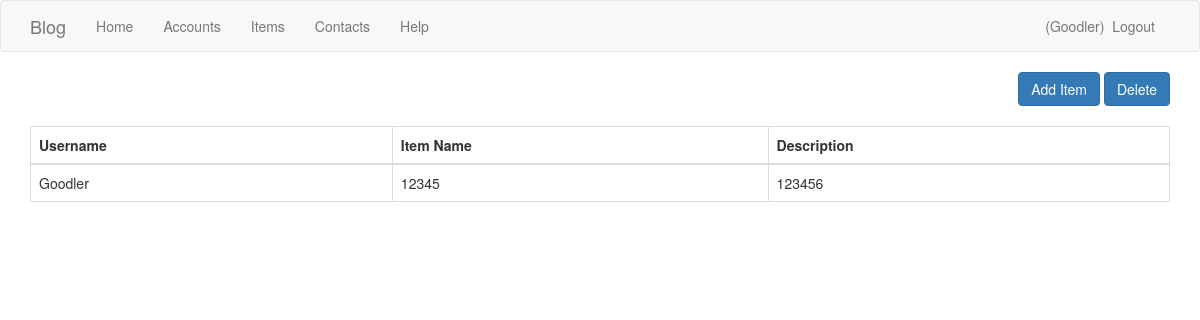
/myitems (signed in), run on an earlier commit of the app's database.
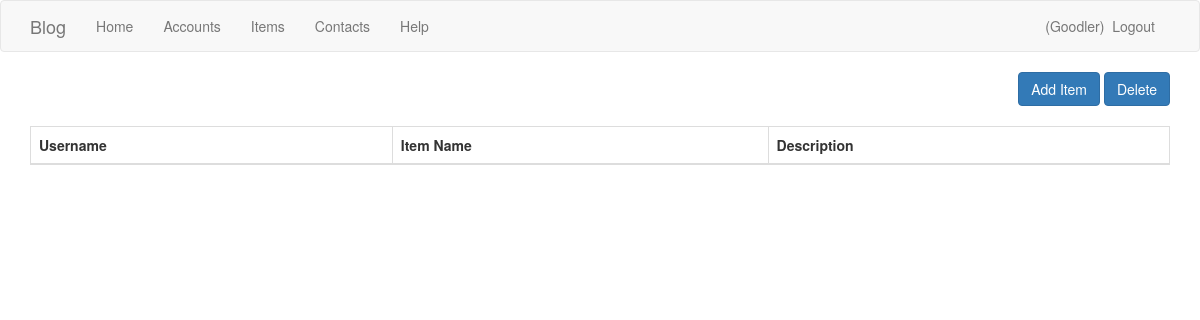
And on a later commit of the database.
### app/models.py (models this page shows, shortened)
class User(UserMixin, db.Model):  # Create table Users
    id = db.Column(db.Integer, primary_key=True)
    username = db.Column(db.String(64), index=True, unique=True)
    email = db.Column(db.String(120), index=True, unique=True)
    password_hash = db.Column(db.String(128))
    posts = db.relationship('Post', backref='Author', lazy='dynamic')

class Item(UserMixin, db.Model):
    id = db.Column(db.Integer, primary_key=True)
    name_author = db.Column(db.String(120))
    name_item = db.Column(db.String(120))
    body = db.Column(db.String(120))

### app/routes.py (the view)
@app.route('/myitems')
@login_required
def favor_item():
    itmds = Item.query.all()
    return render_template("items.html", title="Items", itmds=itmds)

### app/models.py (called while the page is built)
@login.user_loader
def load_user(id):
    return User.query.get(int(id))

### app/templates/items.html
{% extends "base.html" %}
{% block app_content %}
    <div class="d-grid gap-2 col-6 mx-auto" align="right">
        <a href="{{ url_for('add_item') }}" class="btn btn-primary enabled" tabindex="-1" role="button" aria-disabled="true">Add Item</a>
        <a href="{{ url_for('delete') }}" class="btn btn-primary enabled" tabindex="-1" role="button" aria-disabled="true">Delete</a>
    </div><br>
<table class="table table-bordered">
    <thead>
        <tr>
        <th scope="col">Username</th>
        <th scope="col">Item Name</th>
        <th scope="col">Description</th>
        </tr>
    </thead>
    {% for data in itmds %}
    <tbody>
        <tr>
            <td>{{ data.name_author }}</td>
            <td>{{ data.name_item }}</td>
            <td>{{ data.body }}</td>
        </tr>
    </tbody>
    {% endfor %}
</table>
{% endblock %}

### app/templates/base.html (shortened to what this page needs)
{% extends 'bootstrap/base.html' %}
{% block navbar %}
    <nav class="navbar navbar-default">
        <div class="container">
            <div class="navbar-header">
                <a class="navbar-brand" href="{{ url_for('index') }}">Blog</a>
            </div>
            <div class="collapse navbar-collapse" id="bs-example-navbar-collapse-1">
                <ul class="nav navbar-nav">
                    <li><a href="{{ url_for('index') }}">Home</a></li>
                    <li><a href="{{ url_for('accounts') }}">Accounts</a></li>
                    <li><a href="{{ url_for('favor_item') }}">Items</a></li>
                    <li><a href="{{ url_for('contact') }}">Contacts</a></li>
                    <li><a href="{{ url_for('helpme') }}">Help</a></li>
                </ul>
                <ul class="nav navbar-nav navbar-right">
                    {% if current_user.is_anonymous %}
                    <li><a href="{{ url_for('login') }}">Login</a></li>
                    {% else %}
                    <li><a href="{{ url_for('logout') }}">({{ current_user.username }})  Logout</a></li>
                    {% endif %}
                </ul>
            </div>
        </div>
    </nav>
{% endblock %}
{% block content %}
    <div class="container">
        {% block app_content %}{% endblock %}
    </div>
{% endblock %}

What changed in the data, as far as the page shows it:
removed Item: name_author "Goodler", name_item "12345", body "123456"
